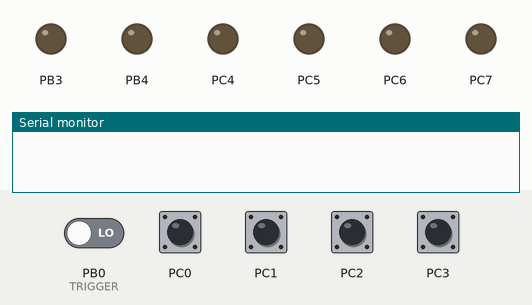
Recording of a program running on a simulated ATmega328P, built with avr-gcc and emulated at 16 MHz. On the bench: output pins drawn as LEDs (lit = HIGH), the last lines printed to the serial monitor. The inputs (shaded band) are chosen by the test bench; at power-on: PC0–3 HIGH, PB0 (TRIGGER) LOW.

Above: at 5.4 s.
5.5 s: PC3 pulled LOW for 0.15 s
At 6.0 s:
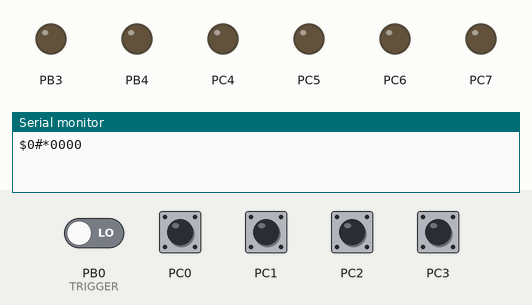
7.1 s: PC3 pulled LOW for 1 s
At 7.6 s:
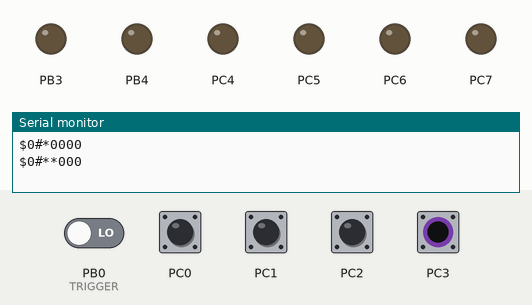
9.6 s: PB0 (TRIGGER) driven LOW and PC3 driven LOW
At 10.6 s:
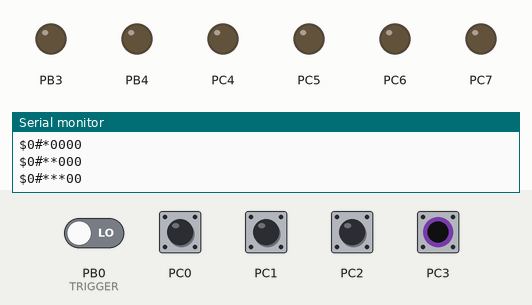
Timing chart, 0 to 12.1 s (numbered marks = the images above; inputs shaded):
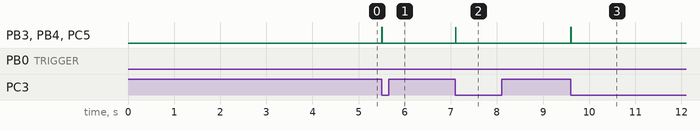

Measured:
- after the input at 5.5 s, PB3, PB4, PC5: LOW → HIGH at once, → LOW 0.01 s later
- after the input at 7.1 s, PB3, PB4, PC5: LOW → HIGH at once, → LOW 0.01 s later
- after the input at 9.6 s, PB3, PB4, PC5: LOW → HIGH at once, → LOW 0.01 s later

The program:

main.c
```c
#include <stdio.h>

#define F_CPU 16000000UL        // Speed of the microprocessor, in hertz (16 MHz)
#include "avr/io.h"
#include "util/delay.h"
#include "main.h"
#include "uart.h"
#include "keypad.h"

// macros
#define TRIGGER      DDB0 // Pin for the obstacle sensor

// globals
int oldTriggerVal = 0;
char *keyBuffer = "00000";

// Initialization method
void init()
{
    DDRB = DDRB & (~(1<<TRIGGER));		/* Make TRIGGER as input pin */

    uart_init();
    stdout = &uart_output;
    stdin  = &uart_input;
}

void shiftBuffer(char newVal){
    for(int i = 3; i > -1; i--){
        keyBuffer[i+1] = keyBuffer[i];
    }
    keyBuffer[0] = newVal;
}

void protocolOut(){
    printf("$%d#%s\n",oldTriggerVal,keyBuffer);
    fflush(stdout);
}

int main(void) {
    init();
    KEYPAD_Init();

    _delay_ms(3000);
    fflush(stdout);

    while(1) {
        // Checking the obstacle sensor
        int triggerVal = PINB & (1 << TRIGGER);
        if(triggerVal != oldTriggerVal) {
            oldTriggerVal = triggerVal;
            protocolOut();
        }

        // Checking for keypad presses
        uint8_t keyPressed = KEYPAD_GetKey();
        if(keyPressed != 0){
            shiftBuffer(keyPressed);
            protocolOut();
        }
    }

    return 0;
}
```

main.h
```c
/*
 * main.h
 *
 * Created: 06/03/2023 16:14:55
 *  Author: aleks
 */
int main(void);
```

uart.c
```c
/*
 * uart.c
 *
 * Created: 06/03/2023 16:15:26
 *  Author: aleks
 */
#include <avr/io.h>
#include <stdio.h>
#include <avr/sfr_defs.h>

// clock rate
#ifndef F_CPU
#define F_CPU 16000000UL
#endif

// Baud rate for serial
#ifndef BAUD
#define BAUD 9600
#endif
#include <util/setbaud.h>

void uart_init(void) {
	// Write prescaler value to baud registers
	// Higher byte
	UBRR0H = UBRRH_VALUE;
	// Lower byte
	UBRR0L = UBRRL_VALUE;

	#if USE_2X
	UCSR0A |= _BV(U2X0);
	#else
	UCSR0A &= ~(_BV(U2X0));
	#endif

	UCSR0C = _BV(UCSZ01) | _BV(UCSZ00); /* 8-bit data */
	UCSR0B = _BV(RXEN0) | _BV(TXEN0);   /* Enable RX and TX */
}

void uart_putchar(char c, FILE *stream) {
	if (c == '\n') {
		uart_putchar('\r', stream);
	}
	loop_until_bit_is_set(UCSR0A, UDRE0);
	UDR0 = c;
}

char uart_getchar(FILE *stream) {
	loop_until_bit_is_set(UCSR0A, RXC0);
	return UDR0;
}
```

uart.h
```c
void uart_putchar(char c, FILE *stream);
char uart_getchar(FILE *stream);

void uart_init(void);

/* http://www.ermicro.com/blog/?p=325 */

FILE uart_output = FDEV_SETUP_STREAM(uart_putchar, NULL, _FDEV_SETUP_WRITE);
FILE uart_input = FDEV_SETUP_STREAM(NULL, uart_getchar, _FDEV_SETUP_READ);
```

keypad.c
```c
// (licence header left out)
/***************************************************************************************************
                             Revision History
 ****************************************************************************************************
15.0: Initial version
 ***************************************************************************************************/


/***************************************************************************************************
                             PORT configurations/Connections
 ****************************************************************************************************
 Note:
  1.Rows should be connected to lower 4-bits of PORTx
  1.Cols should be connected to higher 4-bits of PORTx
  The Row/Col information has to be updated in keypad.h
            ___________________
           |    |    |    |    |
           | 0  | 1  | 2  | 3  |--------- R0
           |____|____|____|____|
           |    |    |    |    |
		   | 4  | 5  | 6  | 7  |--------- R1
           |____|____|____|____|
           |    |    |    |    |
		   | 8  | 9  | A  | B  |--------- R2
		   |____|____|____|____|
		   |    |    |    |    |
		   | C  | D  | E  | F  |--------- R3
           |____|____|____|____|
             |    |    |    |
             |    |    |    |____________ C3
             |    |    |
             |    |    |_________________ C2
             |    |
             |    |______________________ C1
             |
             |___________________________ C0

 ****************************************************************************************************/


#include "keypad.h"
#include "util/delay.h"


/***************************************************************************************************
                           local function prototypes
 ***************************************************************************************************/
static uint8_t keypad_ScanKey();
/**************************************************************************************************/


/***************************************************************************************************
                   void KEYPAD_Init()
 ***************************************************************************************************
 * I/P Arguments:none
 * Return value : none

 * description  : This function configures the rows and columns for keypad scan
        1.ROW lines are configured as Output.
        2.Column Lines are configured as Input.
 ***************************************************************************************************/
void KEYPAD_Init()
{
	M_RowColDirection = C_RowOutputColInput_U8; // Configure Row lines as O/P and Column lines as I/P
    M_RowColDirection_B |= (1 << DDB3) | (1 << DDB4); // Configure 2 pins from port b as output
}


/***************************************************************************************************
                   void KEYPAD_WaitForKeyRelease()
 ***************************************************************************************************
 * I/P Arguments:none

 * Return value	: none

 * description  : This function waits till the previous key is released.
 ***************************************************************************************************/
void KEYPAD_WaitForKeyRelease()
{
	uint8_t key;
	do
	{
		do
		{
			M_ROW = 0x0F;           // Pull the ROW lines to low and Column lines high.
            M_ROW_B &= (~((1<<PINB3) | (1<<PINB4)));

			key = M_COL & 0x0F;     // Read the first two columns (0,1)
		}while(key!=0x0F);

		_delay_ms(1);

		M_ROW=0x0F;           // Pull the ROW lines to low and Column lines high.
		M_ROW_B &= (~((1<<PINB3) | (1<<PINB4)));  // Pull ROW lines on Port B to low

		key = M_COL & 0x0F;     // Read the first two columns (0,1)
	}while(key!=0x0F);   // Wait till the Key is released,
	                     // If no Key is pressed, Column lines will be High(0x0F)
}


/***************************************************************************************************
                   void KEYPAD_WaitForKeyPress()
 ***************************************************************************************************
 * I/P Arguments:none

 * Return value	: none

 * description  : This function waits till a new key is pressed.
                  The new Key pressed can be decoded by the function KEYPAD_GetKey.
 ***************************************************************************************************/
int KEYPAD_WaitForKeyPress()
{
    int loopCounter = 0;
	uint8_t var_keyPress_u8;
	do
	{
		do
		{
            loopCounter++;
			M_ROW=0x0F;		  // Pull the ROW lines to low and Column lines high.
            M_ROW_B &= (~((1<<PINB3) | (1<<PINB4))); // Pull ROW lines on Port B to low

            var_keyPress_u8 = M_COL & 0x0F;     // Read columns
            _delay_ms(1);
            if(loopCounter > 500){
                return 0;
            }
        }while(var_keyPress_u8==0x0F); // Wait till the Key is pressed,
		// if a Key is pressed the corresponding Column line go low

		_delay_ms(1);		  // Wait for some time(debounce Time);

		M_ROW=0x0F;		  // After debounce time, perform the above operation
        M_ROW_B &= (~((1<<PINB3) | (1<<PINB4)));  // Pull ROW lines on Port B to low

		var_keyPress_u8 = M_COL & 0x0F;     // Read columns
	}while(var_keyPress_u8==0x0F);


    return 1;
}


/***************************************************************************************************
                   unsigned char KEYPAD_GetKey()
 ***************************************************************************************************
 * I/P Arguments:none

 * Return value	: uint8_t--> ASCII value of the Key Pressed

 * description: This function waits till a key is pressed and returns its ASCII Value
                It follows the following sequences to decode the key pressed:
				1.Wait till the previous key is released..
				2.Wait for the new key press.
				3.Scan all the rows one at a time for the pressed key.
				4.Decodes the key pressed depending on ROW-COL combination and returns its
				  ASCII value.
 ***************************************************************************************************/
uint8_t KEYPAD_GetKey()
{
	uint8_t var_keyPress_u8;

	KEYPAD_WaitForKeyRelease();    // Wait for the previous key release
	_delay_ms(1);

	if(KEYPAD_WaitForKeyPress() == 0){ // Check for a key press once and exit if no input
        return 0;
    }

	var_keyPress_u8 = keypad_ScanKey();        // Scan for the key pressed.

	switch(var_keyPress_u8)                       // Decode the key
	{
	case 0xe7: var_keyPress_u8='*'; break;
	case 0xeb: var_keyPress_u8='7'; break;
	case 0xed: var_keyPress_u8='4'; break;
	case 0xee: var_keyPress_u8='1'; break;
	case 0xd7: var_keyPress_u8='0'; break;
	case 0xdb: var_keyPress_u8='8'; break;
	case 0xdd: var_keyPress_u8='5'; break;
	case 0xde: var_keyPress_u8='2'; break;
	case 0xb7: var_keyPress_u8='#'; break;
	case 0xbb: var_keyPress_u8='9'; break;
	case 0xbd: var_keyPress_u8='6'; break;
	case 0xbe: var_keyPress_u8='3'; break;
	case 0x77: var_keyPress_u8='D'; break;
	case 0x7b: var_keyPress_u8='C'; break;
	case 0x7d: var_keyPress_u8='B'; break;
	case 0x7e: var_keyPress_u8='A'; break;
	default  : var_keyPress_u8='z'; break;
	}
	return(var_keyPress_u8);                      // Return the key
}


/***************************************************************************************************
                     static uint8_t keypad_ScanKey()
 ***************************************************************************************************
 * I/P Arguments:none

 * Return value	: uint8_t--> Scancode of the Key Pressed

 * description  : This function scans all the rows to decode the key pressed.
        1.Each time a ROW line is pulled low to detect the KEY.
        2.Column Lines are read to check the key press.
        3.If any Key is pressed then corresponding Column Line goes low.

        4.Return the ScanCode(Combination of ROW & COL) for decoding the key.
 ***************************************************************************************************/
static uint8_t keypad_ScanKey()
{

	uint8_t var_keyScanCode_u8 = 0xEF,i, var_keyPress_u8;

	for(i=0;i<0x04;i++)                // Scan All the 4-Rows for key press
	{
		M_ROW = var_keyScanCode_u8 & 0x3F ;        // Select 1-Row at a time for Scanning the Key
        M_ROW_B = (var_keyScanCode_u8 & 0xC0) >> 3; // Select rows from secondary port

		_delay_ms(1);
		var_keyPress_u8 = M_COL & 0x0F;     // Read the first two columns (0,1)

		if(var_keyPress_u8!=0x0F)        // If the KEY press is detected for the selected
			break;                     // ROW then stop Scanning,

		var_keyScanCode_u8=((var_keyScanCode_u8<<1)+0x01); // Rotate the ScanKey to SCAN the remaining Rows
	}
	var_keyPress_u8 = var_keyPress_u8 + (var_keyScanCode_u8 & 0xf0); // Return the row and COL status to decode the key
	return(var_keyPress_u8);
}
```

keypad.h
```c
// (licence header left out)
/***************************************************************************************************
                             Revision History
 ****************************************************************************************************
15.0: Initial version
 ***************************************************************************************************/
#ifndef _KEYPAD_H
#define _KEYPAD_H

#include <avr/io.h>


/***************************************************************************************************
                                 Hex-Keypad PORT Configuration
 ***************************************************************************************************/
#define M_RowColDirection DDRC       //PORT Direction Configuration for keypad
#define M_ROW PORTC                  //Higher four bits of PORT are used as ROWs
#define M_COL PINC                   //Lower four bits of PORT are used as COLs

// The arduino nano I have only has 6 pins on same port, so I use 2 more pins from PORT B
#define M_RowColDirection_B DDRB      //PORT Direction Configuration for keypad
#define M_ROW_B PORTB

#define C_RowOutputColInput_U8 0xf0	 //value to configure Rows as Output and Columns as Input
/**************************************************************************************************/


/***************************************************************************************************
                             Function Prototypes
 ***************************************************************************************************/
void KEYPAD_Init();
void KEYPAD_WaitForKeyRelease();
int KEYPAD_WaitForKeyPress();
uint8_t KEYPAD_GetKey();
/**************************************************************************************************/

#endif
```
